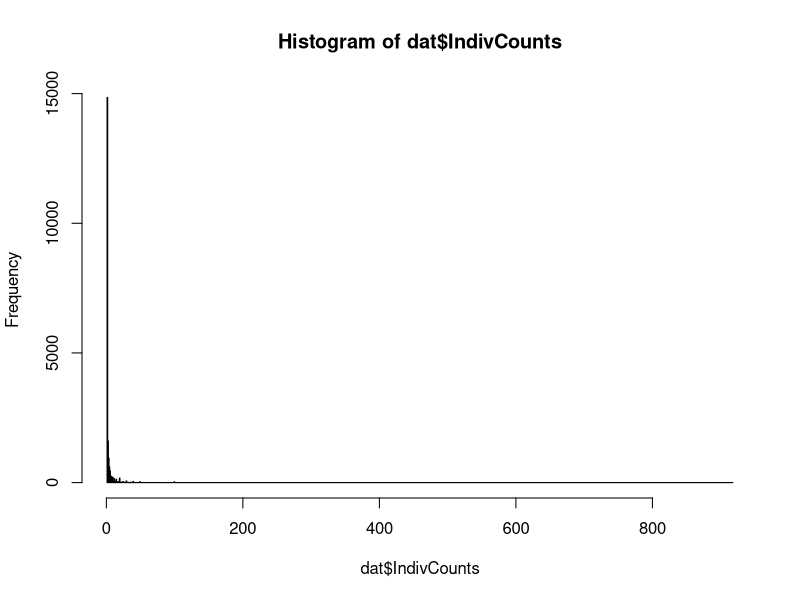

This figure's R source: (Note: this script raises an error after producing the figure.)
## ---- chunk 1
dat <- read.csv("UK_bs_records.csv")
head(dat)
summary(dat) # see here that the years go from 1875 to 2017
## ---- chunk 2
table(dat$Individual.count)
class(dat$Individual.count)
library(stringr)

#found this function that extracts any extra non-numerical values
numextract <- function(string){ 
  str_extract(string, "\\-*\\d+\\.*\\d*")
}
dat$IndivCounts <- numextract(dat$Individual.count)
table(dat$IndivCounts)
head(dat$IndivCounts)
dat$IndivCounts <- as.numeric(dat$IndivCounts, na.omit=TRUE)
table(dat$IndivCounts)
hist(dat$IndivCounts, breaks=1000)
## ---- chunk 3
summary(dat$State.Province)
NI <- dat[dat$State.Province == "Northern Ireland",]
head(NI)
summary(NI)
nrow(NI)

Scotland <- dat[dat$State.Province == "Scotland",]
nrow(Scotland)
Man <- dat[dat$State.Province == "Isle of Man",]
nrow(Man)

# first looking at individual counts from each place
NI$counts<- as.numeric(numextract(NI$Individual.count), na.omit=TRUE) # min = 1, max = 16
Scotland$counts <- as.numeric(numextract(Scotland$Individual.count), na.omit=TRUE) # min = 1, max = 918
Man$counts <- as.numeric(numextract(Man$Individual.count), na.omit=TRUE) 
summary(Man$counts) # min = 1, max = 100

hist(Scot$counts, breaks=6000) #just doing breaks around approximately how many sightings there were
hist(Man$counts, breaks=4000)
hist(NI$counts, breaks=100)
hist()

# now to visualize how these trends vary over time
ggplot(data = dat, aes(x = factor(Year), y = IndivCounts, color = State.Province)) +       
  geom_line(aes(group = factor(Year))) 

# better to split it up
ggplot(data = Scotland, aes(x = factor(Year), y = counts, color = State.Province)) +       
  geom_line() 
## ---- chunk 4
# when are they most seen throughout the year?
head(Scotland)
hist(Scotland$Month) #most recorded during May - September, June/July are the prime months 
hist(Man$Month) # here, May/July are prime months (Man = south of Scotland, so northern migration makes sense)
hist(NI$Month) #May/June/July = prime time 

# what years were best overall? 44 unique years of data in the entire dataset 
nrow(dat)
hist(dat$Year, freq=TRUE, breaks=44) #biggest peak in 2006-2010...what was happening?? 
hist(Scotland$Year, breaks=44) # see peaks in 2005/2006 and 2013
hist(Man$Year, breaks=44) # peaks in 2006/2007 and 2009
hist(NI$Year, breaks=44) # recently, peaks in 2004-2006 
## ---- chunk 5
head(Scotland)
ggplot(data=Scotland, aes(y=factor(Month), x = Year, color=factor(Month))) + geom_line()

head(NI)
ggplot(data=NI, aes(y=factor(Month), x = Year, color=factor(Month))) + geom_line()

head(Man)
ggplot(data=Man, aes(y=factor(Month), x = Year, color=factor(Month))) + geom_line()
